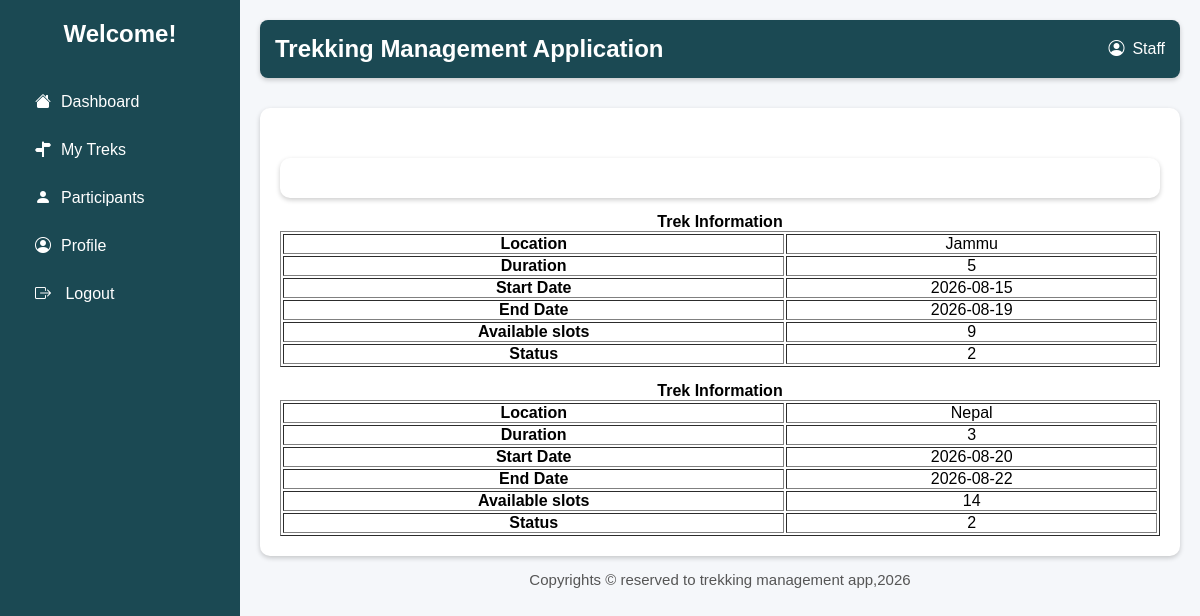
Page /staff_trek on the committed database.
### models.py (models this page shows)
class TrekDetails(db.Model):
    __tablename__='trek_details'
    trek_id=db.Column(db.Integer,primary_key=True,autoincrement=True)
    staff_id=db.Column(db.Integer,db.ForeignKey('trek_staff.staff_id'))
    trek_name=db.Column(db.String(100),nullable=False)
    location=db.Column(db.String(50),nullable=False)
    difficulty=db.Column(db.Integer,nullable=False) #0:'Easy',1:'Moderate',2:'Hard'
    duration_days=db.Column(db.Integer,nullable=False)
    available_slots=db.Column(db.Integer,nullable=False)
    start_date=db.Column(db.Date,nullable=False)
    end_date=db.Column(db.Date,nullable=False)
    status=db.Column(db.Integer,nullable=False) #0:Pending,1:Approved,2:Open,3:Closed,4:Completed
    description=db.Column(db.String)

### app.py (the view)
@app.route("/staff_trek")
def staff_modify_trek():
    treks=TrekDetails.query.all()
    return render_template("staff-manage-trek.html",treks=treks)

### templates/staff-manage-trek.html (shortened to what this page needs)
<!DOCTYPE html>
<html lang="en">
<head>
    <link rel="stylesheet" href="../static/main.css">
    <link rel="stylesheet" href="https://cdn.jsdelivr.net/npm/bootstrap-icons@1.11.3/font/bootstrap-icons.min.css">
</head>
<body>
    <div class="container">
        <div class="sidebar">
            <h2>Welcome!</h2>
            <ul>
                 <li><a href="{{url_for('staff_dash')}}"><i class="bi bi-house-fill"></i>Dashboard</a></li>
                <li><a href="{{url_for('staff_modify_trek')}}"><i class="bi bi-signpost-split-fill"></i>My Treks</a></li>
                <li><a href="{{url_for('staff_participants')}}"><i class="bi bi-person-fill"></i>Participants</a></li>
                <li><a href="{{url_for('staff_profile')}}"><i class="bi bi-person-circle"></i>Profile</a></li>
                <li><a href="{{url_for('signin')}}"><i class="bi bi-box-arrow-right"></i> Logout</a></li>
            </ul>
        </div>
        <div class="main">
            <header>
                <h2>Trekking Management Application</h2>
                <div class="admin">
                    <i class="bi bi-person-circle"></i>
                    <span>Staff</span>
                </div>
            </header>
            {% for trek in treks %}
            <div class="table-box">
                <table border="1">
                    <caption><b>Trek Information</b></caption>
                    <tr>
                        <th>Location</th>
                        <td>{{trek.location}}</td>
                    </tr>
                    <tr>
                        <th>Duration</th>
                        <td>{{trek.duration_days}}</td>
                    </tr>
                    <tr>
                        <th>Start Date</th>
                        <td>{{trek.start_date}}</td>
                    </tr>
                    <tr>
                        <th>End Date</th>
                        <td>{{trek.end_date}}</td>
                    </tr>
                    <tr>
                        <th>Available slots</th>
                        <td>{{trek.available_slots}}</td>
                    </tr>
                    <tr>
                        <th>Status</th>
                        <td>
                            {{trek.status}}
                        </td>
                    </tr>
                     {% endfor %}
                </table>
            </div>
            <footer>
                Copyrights &copy; reserved to trekking management app,2026
            </footer>
        </div>
    </div>
</body>
</html>

### static/main.css (style rules this page uses)
html,body { height: 100%; margin: 0; background:#f4f4f4; }
* { margin:0; padding:0; box-sizing:border-box; font-family:Arial, sans-serif; }
header { background:#1B4953; color: white; padding:15px; border-radius:8px; box-shadow:0 2px 5px rgba(0,0,0,.2); justify-content: space-between; display: flex; }
.admin { display: flex; align-items: center; gap: 8px; }
footer { bottom: 0; left: 0; width: 100%; text-align:center; font-size:15px; color:#555; padding: 15px; }
.container { display:flex; }
.sidebar { width:240px; background:#1B4953; color:white; min-height:100vh; padding:20px; }
.sidebar h2 { text-align:center; margin-bottom:30px; }
.sidebar ul { list-style:none; }
.sidebar ul li { padding:15px; cursor:pointer; border-radius:5px; }
.sidebar i { margin-right:10px; }
.main { flex:1; padding:20px; }
.table-box { margin-top:30px; background:white; padding:20px; border-radius:10px; box-shadow:0 2px 5px rgba(0,0,0,.2); }
.table-box table { width:100%; margin-top:15px; }
table th { text-align: center; }
table td { text-align: center; }
li a { color: white; }
a { text-decoration: none; }
body { background-color: #f5f7fa; }

### rows in the picture
TrekDetails: location "Jammu", duration_days "5", start_date "2026-08-15", end_date "2026-08-19", available_slots "9", status "2"
TrekDetails: location "Nepal", duration_days "3", start_date "2026-08-20", end_date "2026-08-22", available_slots "14", status "2"
